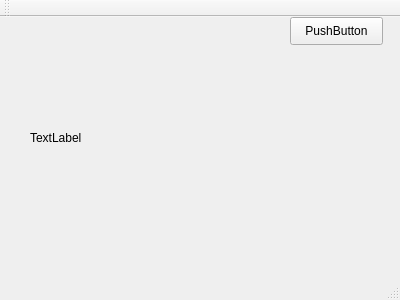
<?xml version="1.0" encoding="UTF-8"?>
<ui version="4.0">
 <class>Dll</class>
 <widget class="QMainWindow" name="Dll">
  <property name="geometry">
   <rect>
    <x>0</x>
    <y>0</y>
    <width>400</width>
    <height>300</height>
   </rect>
  </property>
  <property name="windowTitle">
   <string>Dll</string>
  </property>
  <widget class="QWidget" name="centralWidget">
   <widget class="QPushButton" name="pushButton">
    <property name="geometry">
     <rect>
      <x>290</x>
      <y>0</y>
      <width>93</width>
      <height>28</height>
     </rect>
    </property>
    <property name="text">
     <string>PushButton</string>
    </property>
   </widget>
   <widget class="QLabel" name="label">
    <property name="geometry">
     <rect>
      <x>30</x>
      <y>20</y>
      <width>231</width>
      <height>201</height>
     </rect>
    </property>
    <property name="text">
     <string>TextLabel</string>
    </property>
   </widget>
  </widget>
  <widget class="QMenuBar" name="menuBar">
   <property name="geometry">
    <rect>
     <x>0</x>
     <y>0</y>
     <width>400</width>
     <height>26</height>
    </rect>
   </property>
  </widget>
  <widget class="QToolBar" name="mainToolBar">
   <attribute name="toolBarArea">
    <enum>TopToolBarArea</enum>
   </attribute>
   <attribute name="toolBarBreak">
    <bool>false</bool>
   </attribute>
  </widget>
  <widget class="QStatusBar" name="statusBar"/>
 </widget>
 <layoutdefault spacing="6" margin="11"/>
 <resources/>
 <connections/>
</ui>
